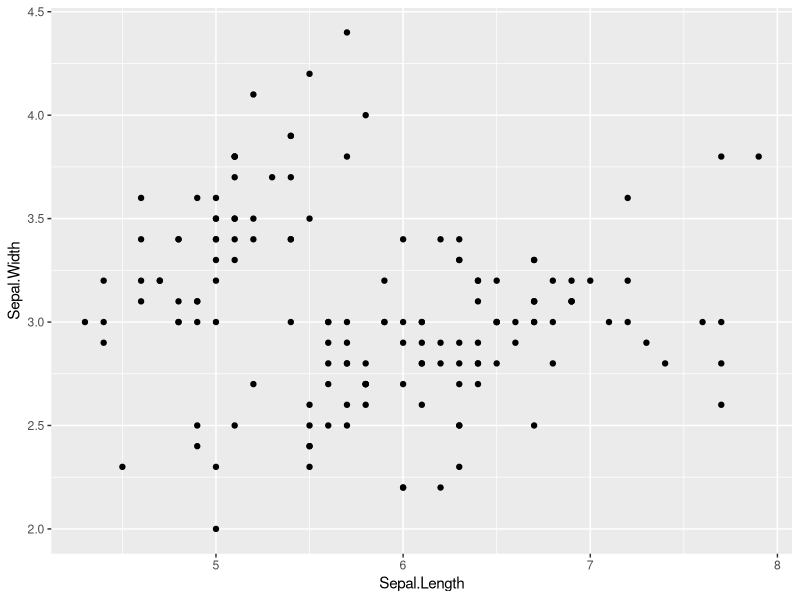
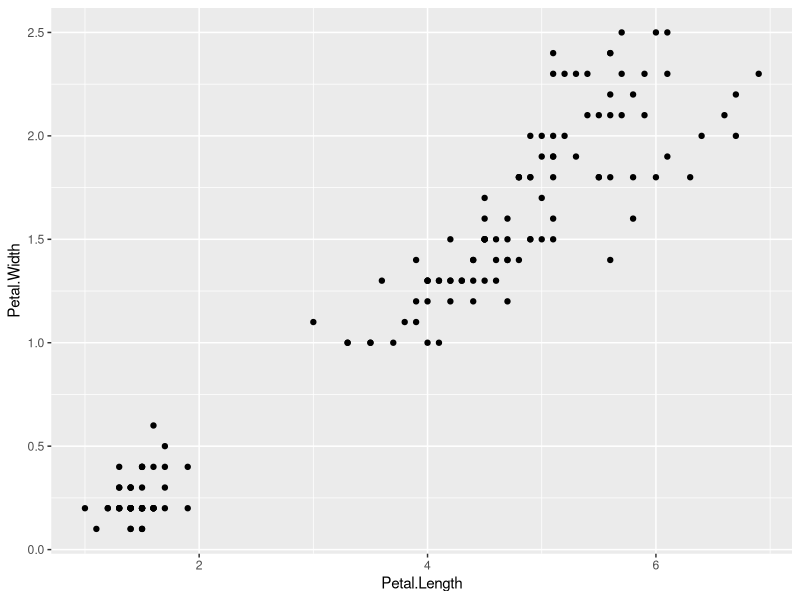
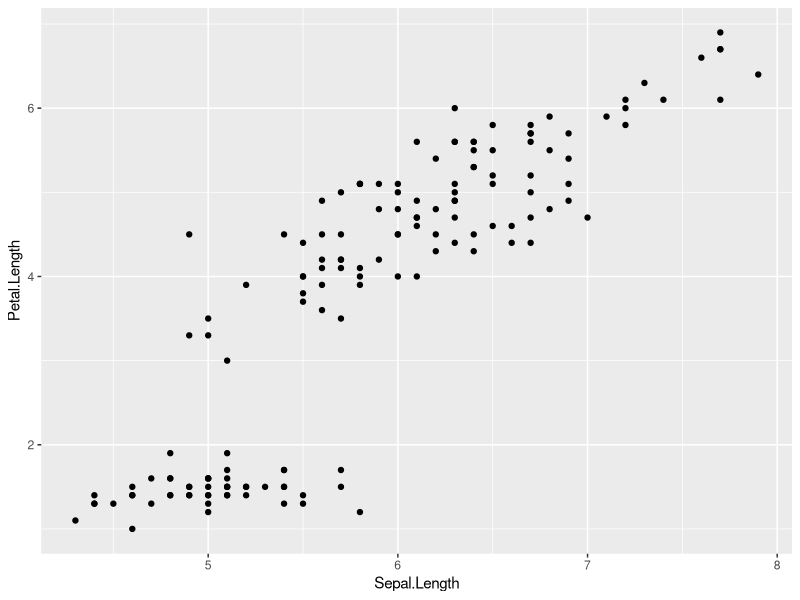
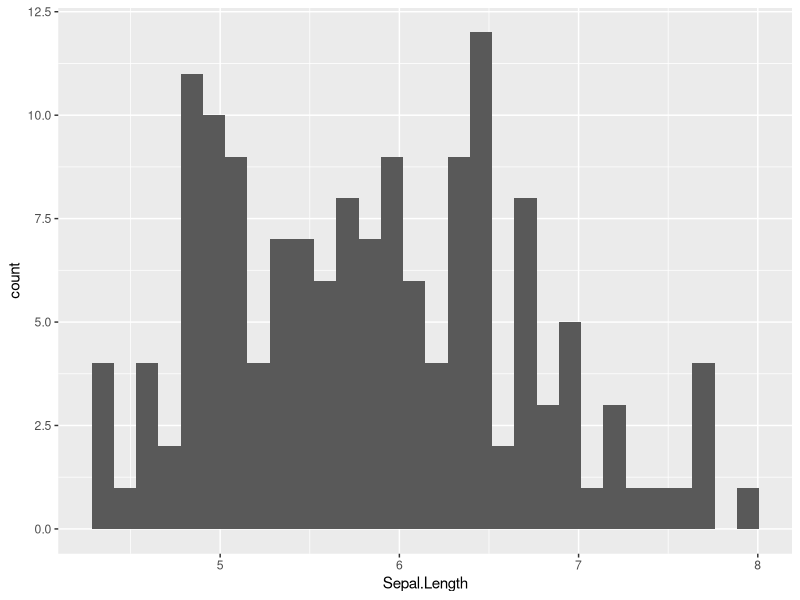
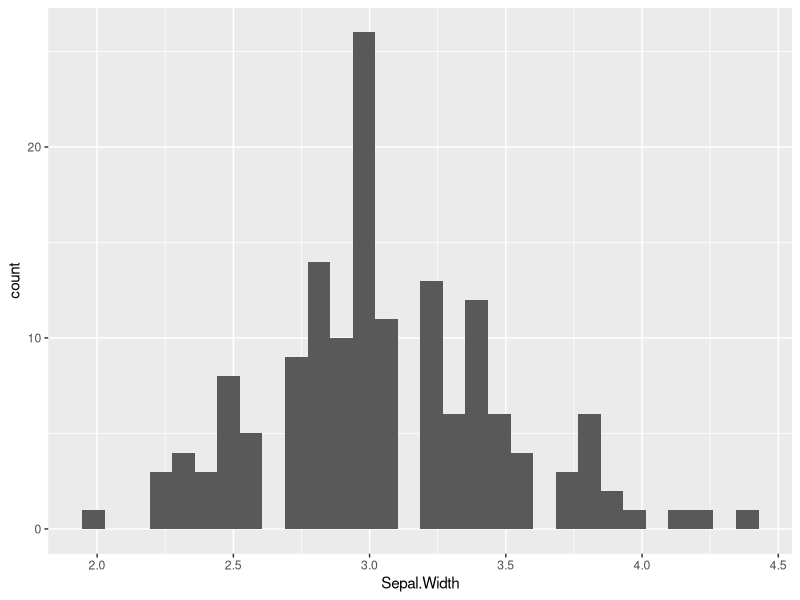
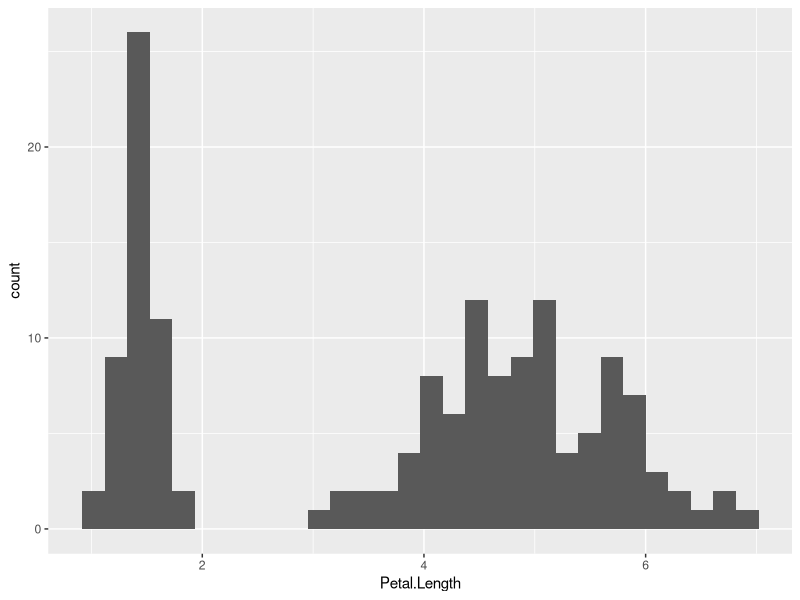
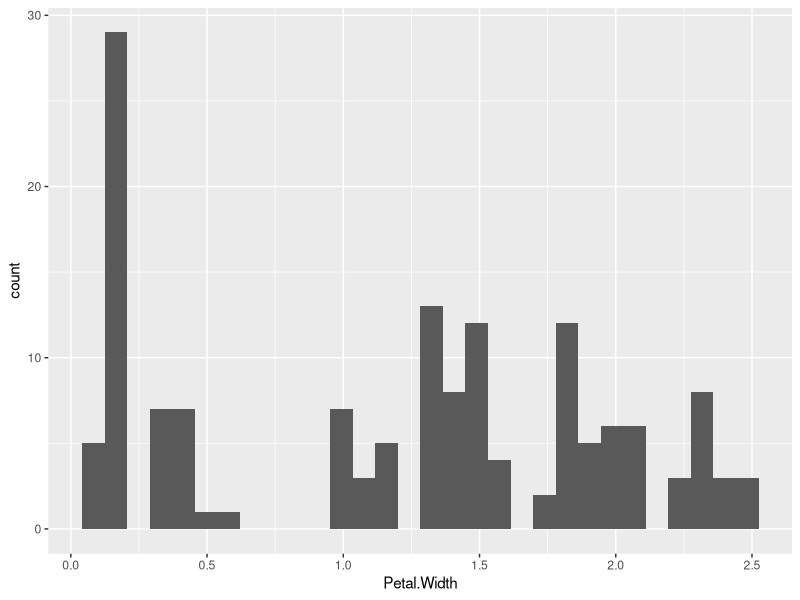
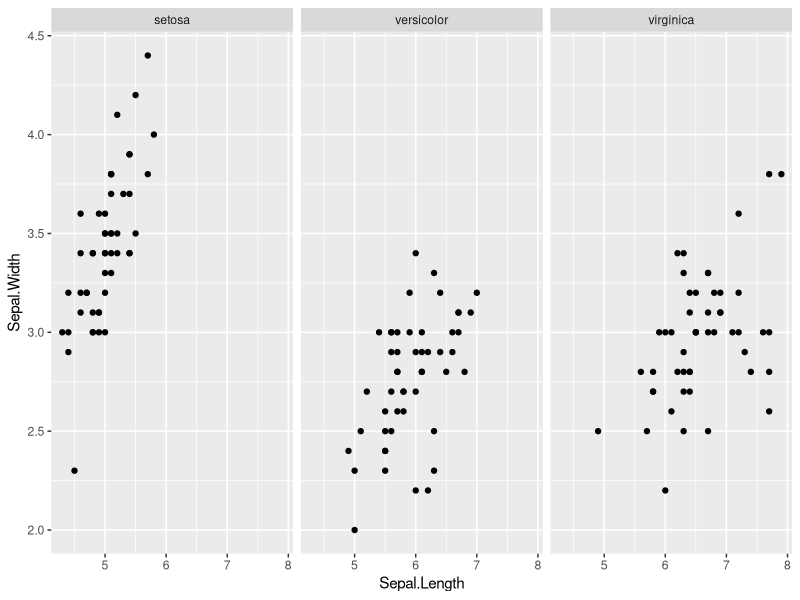

Source code (R) for these figures, in order:
# Load necessary libraries
library(datasets)  # Load datasets package for accessing built-in datasets
library(dplyr)     # Load dplyr package for data manipulation
library(ggplot2)   # Load ggplot2 package for data visualization

# Load the Iris dataset
data("iris")

# Print the entire Iris dataset to inspect its structure and contents
iris

iris$Sepal.Length# print the whole sepal length coloumn
iris$Species[1:5]# print the first five values of species column

# Print summary statistics of the Iris dataset
summary(iris)

# Calculate mean, median, min, and max of Sepal.Length using dplyr
summarize(iris, mean(Sepal.Length))
summarize(iris, median(Sepal.Length))
summarize(iris, min(Sepal.Length))
summarize(iris, max(Sepal.Length))
#u can use the above function for other variables as well

# Check for missing values in the Iris dataset
iris %>%
  summarize_all(~ sum(is.na(.)))

# Create scatter plots and histograms for data visualization

# Scatter plot of Sepal.Length vs. Sepal.Width
ggplot(data = iris, aes(x = Sepal.Length, y = Sepal.Width)) +
  geom_point()#specifically used for scatterplot

# Scatter plot of Petal.Length vs. Petal.Width
ggplot(data = iris, aes(x = Petal.Length, y = Petal.Width)) +
  geom_point()

# Scatter plot of Sepal.Length vs. Petal.Length
ggplot(data = iris, aes(x = Sepal.Length, y = Petal.Length)) +
  geom_point()

# Histogram of Sepal.Length
ggplot(data = iris, aes(x = Sepal.Length)) +
  geom_histogram()#specifically used for histogram

# Histogram of Sepal.Width
ggplot(data = iris, aes(x = Sepal.Width)) +
  geom_histogram()

# Histogram of Petal.Length
ggplot(data = iris, aes(x = Petal.Length)) +
  geom_histogram()

# Histogram of Petal.Width
ggplot(data = iris, aes(x = Petal.Width)) +
  geom_histogram()

#there are other plots as well u just nees to add +geom_boxplot() / +geom_line
#instead of geom_histogram()


# Scatter plot of Sepal.Length vs. Sepal.Width with facets for each species
ggplot(data = iris, aes(x = Sepal.Length, y = Sepal.Width)) +
  geom_point() +
  facet_wrap(~Species)#individual scatterplots for each uniques variable in species variable
#the scatterplot will be of sepel.length vs sepel.width

# Scatter plot of Petal.Length vs. Petal.Width with facets for each species
ggplot(data = iris, aes(x = Petal.Length, y = Petal.Width)) +
  geom_point() +
  facet_wrap(~Species)
